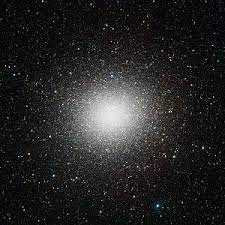
#> input picture uploads/cluster_image3.jpeg, 225 x 225 px
$ python clusterOfColors.py ../uploads/cluster_image3.jpeg
#> lines starting #> are read from the running program, lines starting #| are printed output that depends on the picture
import cv2
import numpy as np
import sys
import time
from skimage import exposure
from skimage import io
import matplotlib.pyplot as plt
from sklearn.cluster import KMeans
from scipy import ndimage
from skimage import io, color, exposure
import random
import string
src = sys.argv[1]
image = io.imread(src)
#> image is the input picture: shape (225, 225, 3); mean R, G, B 38, 37.6, 37.3
# plt.imshow(image)
# print(image)
image = image / 255.0
image_2d = image.reshape((-1, 3))
k = 7
kmeans = KMeans(n_clusters=k, random_state=0).fit(image_2d)
labels = kmeans.predict(image_2d)
labels_2d = labels.reshape(image.shape[:2])
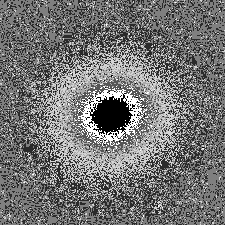
#> labels_2d: shape (225, 225) int32; min 0, max 6, mean 2.73; drawn with min black and max white
fig, axs = plt.subplots(nrows=1, ncols=2, figsize=(8, 4), sharex=True,
                        sharey=True)
axs[0].imshow(image)
axs[0].set_title('Original Image')
axs[1].imshow(labels_2d)
axs[1].set_title('Quantized Image')
for ax in axs:
    ax.axis('off')
plt.tight_layout()
path=plt.savefig('abc.png')
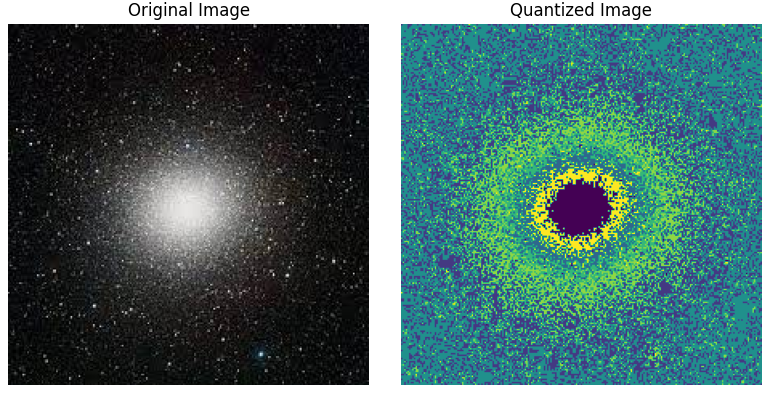
#> figure drawn by matplotlib, 2 panels

$ run again, on uploads/chek.jpg
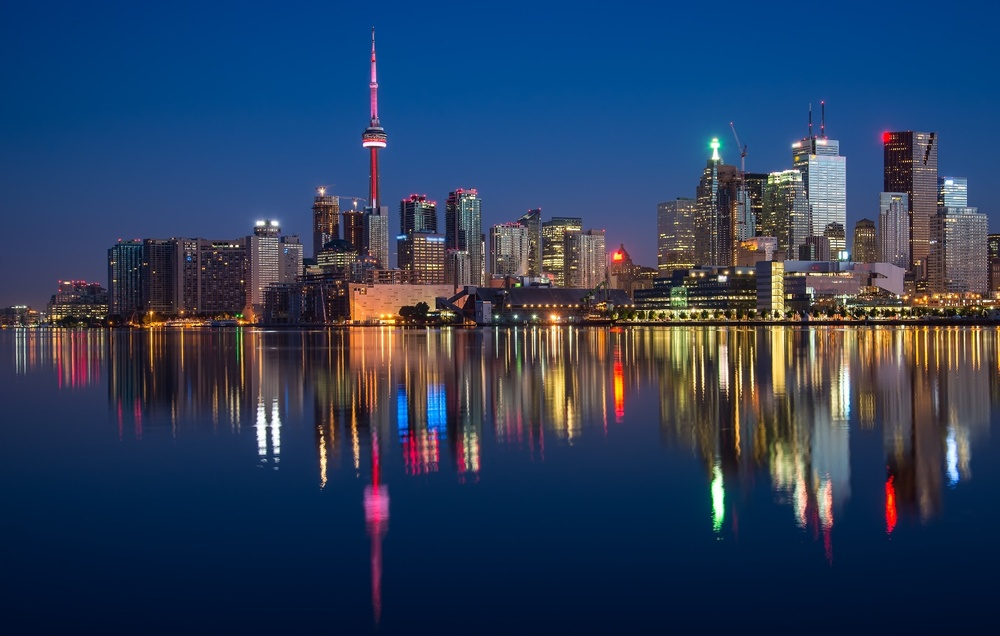
#> input picture uploads/chek.jpg, 1000 x 636 px, shrunk from 1600 x 1017 before the run
#> image is the input picture: shape (636, 1000, 3); mean R, G, B 43.1, 62.2, 91.9
#> `labels_2d = labels.reshape(image.shape[:2])`:
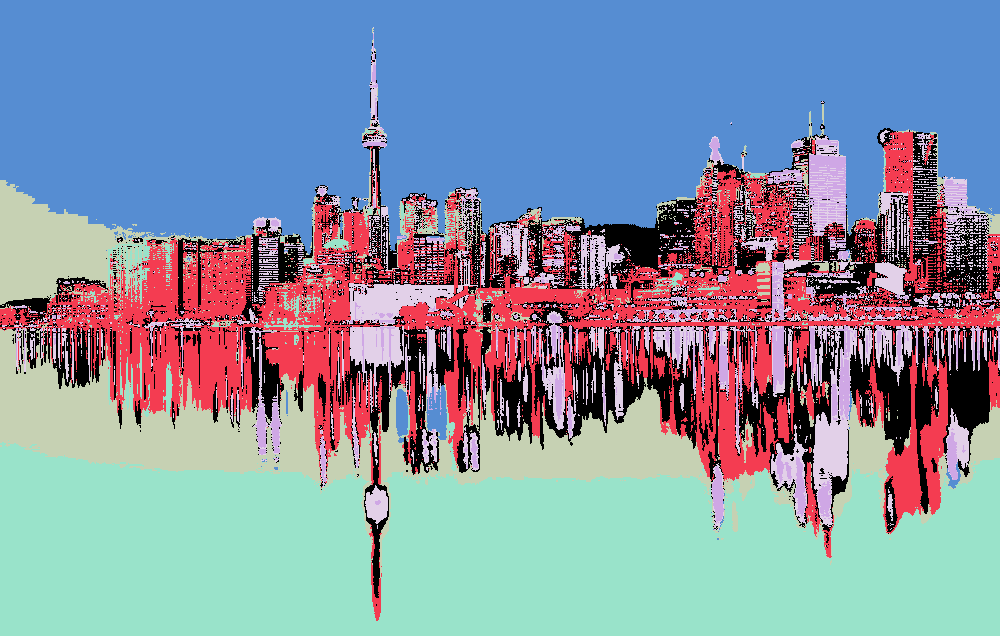
#> labels_2d: shape (636, 1000) int32; 7 distinct labels, from 0 to 6; one colour per label, 0 black
#> `path=plt.savefig('abc.png')`:
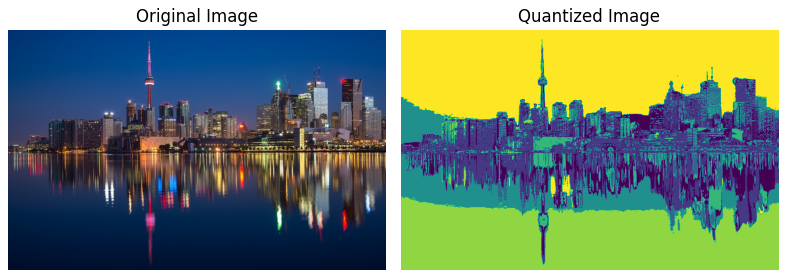
#> figure drawn by matplotlib, 2 panels
